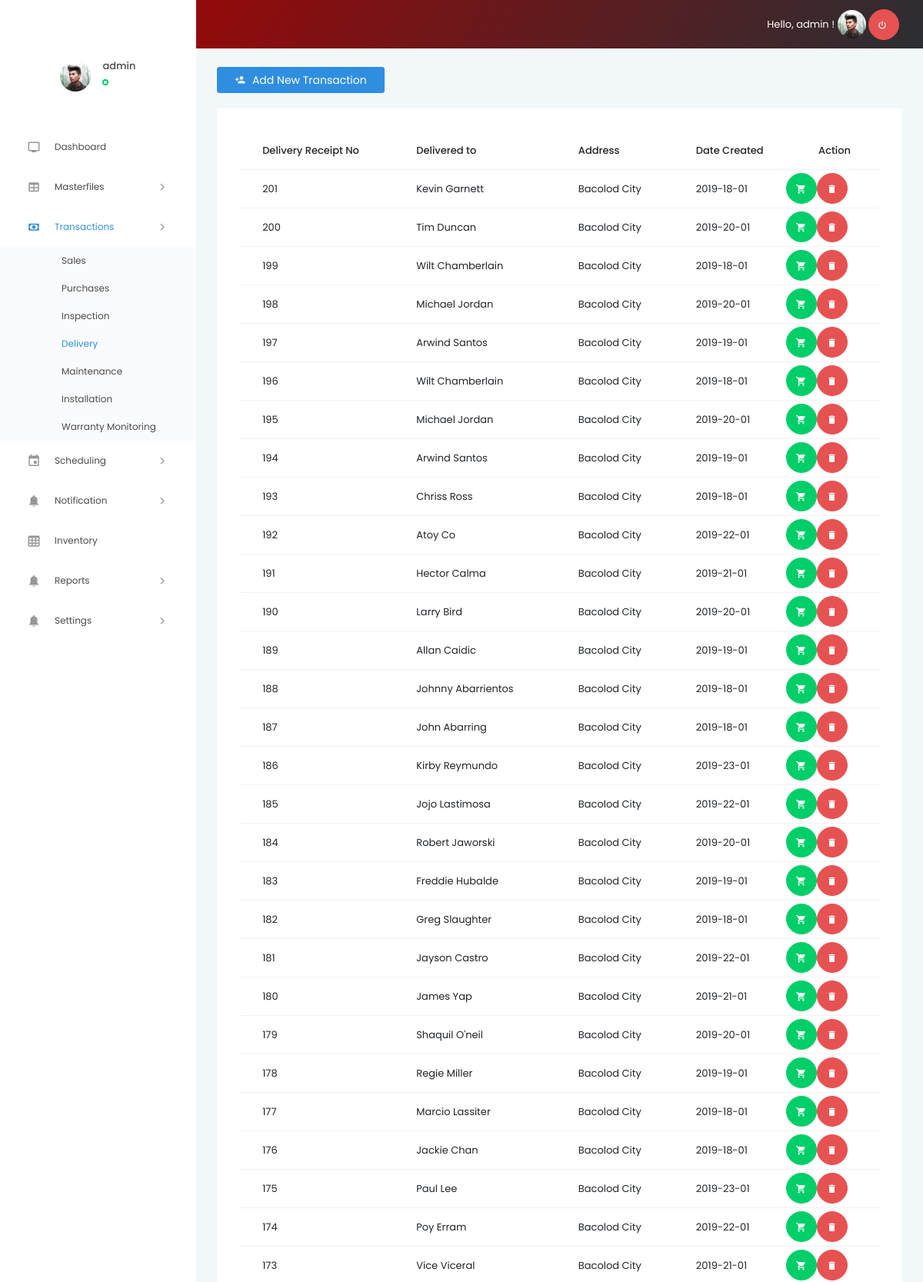
/pages/transactions/delivery.php (signed in, upper part), run on the app's committed database.
### tables this page shows
CREATE TABLE `transactions_delivery` (
  `deliveryID` int(11) NOT NULL AUTO_INCREMENT,
  `deliveredTo` varchar(100) NOT NULL,
  `deliveryAddress` varchar(100) NOT NULL,
  `creationDate` varchar(50) NOT NULL,
  `deliveryDate` varchar(50) NOT NULL,
  PRIMARY KEY (`deliveryID`)
);

### pages/transactions/delivery.php (the view, shortened to what this page needs)
<!DOCTYPE html>
<html lang="en">
<head>
  <link rel="stylesheet" href="../../vendors/iconfonts/mdi/css/materialdesignicons.min.css">
  <link rel="stylesheet" href="../../vendors/css/vendor.bundle.base.css">
  <link rel="stylesheet" href="../../vendors/css/vendor.bundle.addons.css">
  <link rel="stylesheet" href="../../css/style.css">
</head>
<body>
  <div class="container-scroller">
    <?php
      require "../requiredPages/pagesNav.php";
    ?>
      <div class="main-panel">
        <div class="content-wrapper">
          <div class="row purchace-popup">
            <div class="col-12">
                <button class="btn btn-primary" data-toggle="modal" data-target="#addNewTransactionDelivery" style="margin-bottom: 20px;"><i class="menu-icon mdi mdi-account-plus"></i> Add New Transaction</button>
                <div class="card">
                  <div class="card-body">
                    <div class="table-responsive">
                        <table class="table datatable" id="walkInDataTable">
                            <thead>
                                  <tr>
                                      <th>Delivery Receipt No</th>
                                      <th>Delivered to</th>
                                      <th>Address</th>
                                      <th>Date Created</th>
                                      <th>Action</th>
                                  </tr>
                            </thead>
                            <tbody>
                            <?php
                                    require '../../php/databaseConn.php';
                                    $query = $conn->query("select * from `transactions_delivery` ORDER BY deliveryID desc") or die(mysqli_error());
                                    while($fetch = $query->fetch_array()){
                                ?>
                                    <tr>
                                        <td><?php echo $fetch['deliveryID']?></td>
                                        <td><?php echo $fetch['deliveredTo']?></td>
                                        <td><?php echo $fetch['deliveryAddress']?></td>
                                        <td><?php echo $fetch['creationDate']?></td>
                                        <td style="padding: 0;">
                                            <div class="row">
                                                <form action="delivery-addItems.php" method="POST">
                                                <button type="submit" style="margin:0;" type="button" class="btn btn-icons btn-rounded btn-success"><i class='menu-icon mdi mdi-cart'></i></button>
                                                </form>
                                                <form style="margin:0;" action="../../php/transactions/delivery/deleteDelivery.php" method="post" onsubmit="return confirm('Are you sure you want to delete this record?');" >
                                                <button type="submit" class="btn btn-icons btn-rounded btn-danger"><i class="menu-icon mdi mdi-delete"></i></button>
                                                </form>
                                            </div>
                                        </td>
                                    </tr>
                                <?php
                                    }
                                ?>
                            </tbody>
                        </table>
                    </div>
                  </div>
                </div>
            </div>
          </div>
        </div>
      </div>
    </div>
  </div>
</body>
</html>

### data on the page
transactions_delivery: deliveryID "201", deliveredTo "Kevin Garnett", deliveryAddress "Bacolod City", creationDate "2019-18-01"
transactions_delivery: deliveryID "200", deliveredTo "Tim Duncan", deliveryAddress "Bacolod City", creationDate "2019-20-01"
transactions_delivery: deliveryID "199", deliveredTo "Wilt Chamberlain", deliveryAddress "Bacolod City", creationDate "2019-18-01"
transactions_delivery: deliveryID "198", deliveredTo "Michael Jordan", deliveryAddress "Bacolod City", creationDate "2019-20-01"
transactions_delivery: deliveryID "197", deliveredTo "Arwind Santos", deliveryAddress "Bacolod City", creationDate "2019-19-01"
transactions_delivery: deliveryID "196", deliveredTo "Wilt Chamberlain", deliveryAddress "Bacolod City", creationDate "2019-18-01"
transactions_delivery: deliveryID "195", deliveredTo "Michael Jordan", deliveryAddress "Bacolod City", creationDate "2019-20-01"
transactions_delivery: deliveryID "194", deliveredTo "Arwind Santos", deliveryAddress "Bacolod City", creationDate "2019-19-01"
transactions_delivery: deliveryID "193", deliveredTo "Chriss Ross", deliveryAddress "Bacolod City", creationDate "2019-18-01"
transactions_delivery: deliveryID "192", deliveredTo "Atoy Co", deliveryAddress "Bacolod City", creationDate "2019-22-01"
transactions_delivery: deliveryID "191", deliveredTo "Hector Calma", deliveryAddress "Bacolod City", creationDate "2019-21-01"
transactions_delivery: deliveryID "190", deliveredTo "Larry Bird", deliveryAddress "Bacolod City", creationDate "2019-20-01"
transactions_delivery: deliveryID "189", deliveredTo "Allan Caidic", deliveryAddress "Bacolod City", creationDate "2019-19-01"
transactions_delivery: deliveryID "188", deliveredTo "Johnny Abarrientos", deliveryAddress "Bacolod City", creationDate "2019-18-01"
transactions_delivery: deliveryID "187", deliveredTo "John Abarring", deliveryAddress "Bacolod City", creationDate "2019-18-01"
transactions_delivery: deliveryID "186", deliveredTo "Kirby Reymundo", deliveryAddress "Bacolod City", creationDate "2019-23-01"
transactions_delivery: deliveryID "185", deliveredTo "Jojo Lastimosa", deliveryAddress "Bacolod City", creationDate "2019-22-01"
transactions_delivery: deliveryID "184", deliveredTo "Robert Jaworski", deliveryAddress "Bacolod City", creationDate "2019-20-01"
transactions_delivery: deliveryID "183", deliveredTo "Freddie Hubalde", deliveryAddress "Bacolod City", creationDate "2019-19-01"
transactions_delivery: deliveryID "182", deliveredTo "Greg Slaughter", deliveryAddress "Bacolod City", creationDate "2019-18-01"
transactions_delivery: deliveryID "181", deliveredTo "Jayson Castro", deliveryAddress "Bacolod City", creationDate "2019-22-01"
transactions_delivery: deliveryID "180", deliveredTo "James Yap", deliveryAddress "Bacolod City", creationDate "2019-21-01"
transactions_delivery: deliveryID "179", deliveredTo "Shaquil O'neil", deliveryAddress "Bacolod City", creationDate "2019-20-01"
transactions_delivery: deliveryID "178", deliveredTo "Regie Miller", deliveryAddress "Bacolod City", creationDate "2019-19-01"
transactions_delivery: deliveryID "177", deliveredTo "Marcio Lassiter", deliveryAddress "Bacolod City", creationDate "2019-18-01"
transactions_delivery: deliveryID "176", deliveredTo "Jackie Chan", deliveryAddress "Bacolod City", creationDate "2019-18-01"
transactions_delivery: deliveryID "175", deliveredTo "Paul Lee", deliveryAddress "Bacolod City", creationDate "2019-23-01"
transactions_delivery: deliveryID "174", deliveredTo "Poy Erram", deliveryAddress "Bacolod City", creationDate "2019-22-01"
transactions_delivery: deliveryID "173", deliveredTo "Vice Viceral", deliveryAddress "Bacolod City", creationDate "2019-21-01"

### other printed values
$_SESSION['userOwner'] "admin"
